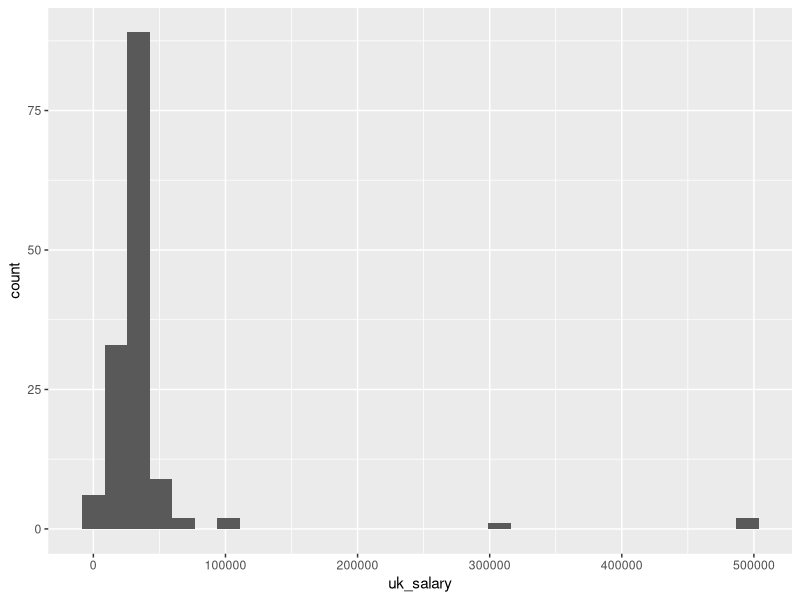
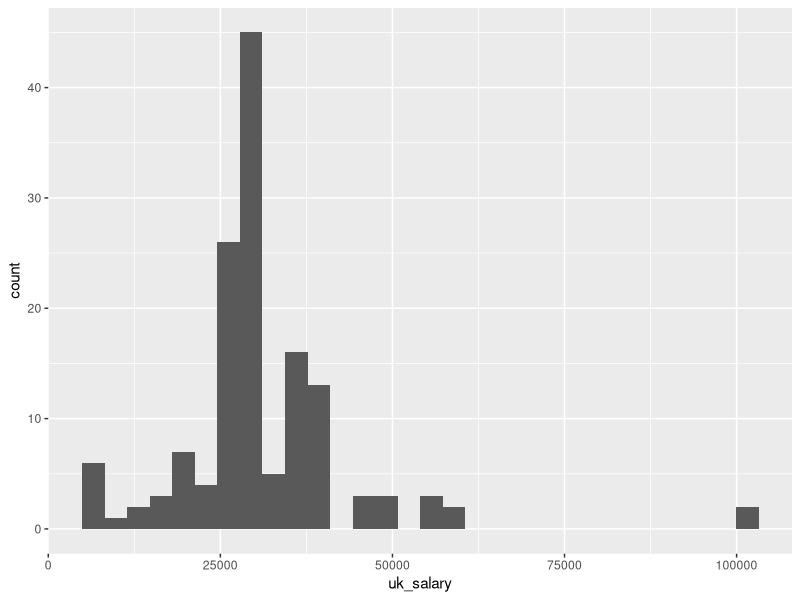
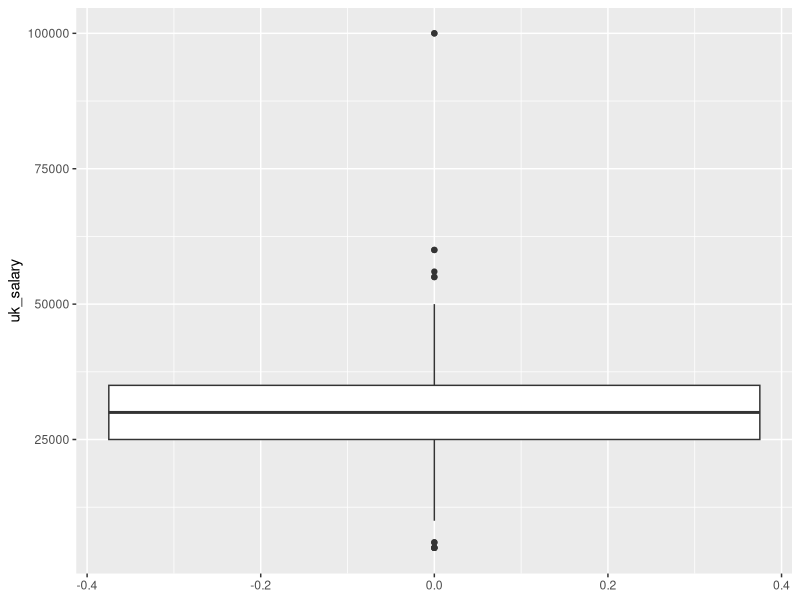
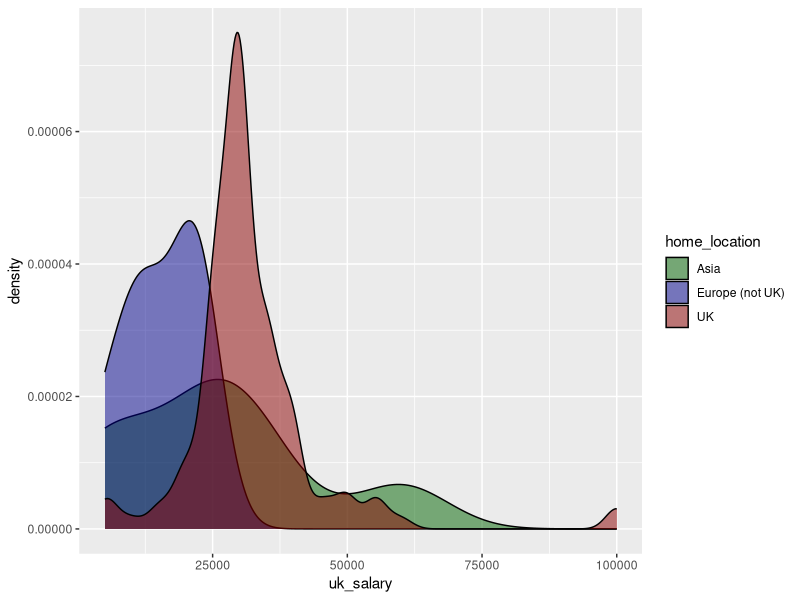

The R source for these figures, in order:
library(tidyverse)
options(scipen = 999) # this stops numbers appearing as scientific notation

# TASK 1

# read in the data
data_w7 <- read_csv("uk_salary.csv")

# quick look at the salary estimates
data_w7 %>% 
  ggplot() + 
  geom_histogram(aes(x = uk_salary)) # EDIT THIS CODE FOR Q2

# let's look at those unusual values
data_w7 %>% 
  arrange(desc(uk_salary)) # arrange the data according to descending values of uk_salary estimates

# let's remove those really high values
data_w7_f <- # note the assignment (<-): the result of this calculation will make a new object
  data_w7 %>% # with the data...
  filter(uk_salary < 200000) # EDIT THIS CODE FOR Q4 

# now let's plot the salary estimates again
data_w7_f %>% 
  ggplot()+
  geom_histogram(aes(x = uk_salary)) # EDIT THIS CODE FOR Q5

# display the data as a boxplot
data_w7_f%>% 
  ggplot() +
  geom_boxplot(aes(y = uk_salary)) # EDIT THIS CODE FOR Q6

# TASK 2

# What is the mean estimate? 
mean(data_w7_f$uk_salary) # EDIT THIS CODE FOR Q7
sd(data_w7_f$uk_salary) # you might also calculate the standard deviation

# Let's check if the mean estimate is significantly different from the true salary
t.test(x = data_w7_f$uk_salary, mu = 30000) # You will need to edit this for Q8

# EXTRA
# this is a "by hand" t statistic - you can add the column of salary estimates here and check with the result of t.test
# check with staff if you're not sure
t_val <- (mean(data_w7_f$uk_salary)-30000)/(sd(data_w7_f$uk_salary)/sqrt(length(data_w7_f$uk_salary))) 

# TASK 3

# plot the uk_salary data using geom_density
# EDIT THIS CODE FOR Q11-14
data_w7_f %>% 
  ggplot() + 
  geom_density(aes(x = uk_salary, fill = home_location),
               alpha = .5) +
  scale_fill_manual(values = c("darkgreen", "darkblue", "darkred"))

